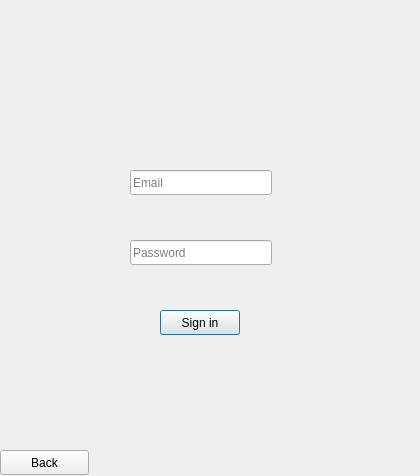
<?xml version="1.0" encoding="UTF-8"?>
<ui version="4.0">
 <class>AuthenticationWindow</class>
 <widget class="QDialog" name="AuthenticationWindow">
  <property name="geometry">
   <rect>
    <x>0</x>
    <y>0</y>
    <width>420</width>
    <height>476</height>
   </rect>
  </property>
  <property name="minimumSize">
   <size>
    <width>420</width>
    <height>476</height>
   </size>
  </property>
  <property name="maximumSize">
   <size>
    <width>420</width>
    <height>476</height>
   </size>
  </property>
  <property name="windowTitle">
   <string>authentication</string>
  </property>
  <widget class="QLineEdit" name="leEmail">
   <property name="geometry">
    <rect>
     <x>130</x>
     <y>170</y>
     <width>142</width>
     <height>25</height>
    </rect>
   </property>
   <property name="text">
    <string/>
   </property>
   <property name="placeholderText">
    <string>Email</string>
   </property>
  </widget>
  <widget class="QLineEdit" name="lePassword">
   <property name="geometry">
    <rect>
     <x>130</x>
     <y>240</y>
     <width>142</width>
     <height>25</height>
    </rect>
   </property>
   <property name="text">
    <string/>
   </property>
   <property name="placeholderText">
    <string>Password</string>
   </property>
  </widget>
  <widget class="QPushButton" name="pushButton">
   <property name="geometry">
    <rect>
     <x>160</x>
     <y>310</y>
     <width>80</width>
     <height>25</height>
    </rect>
   </property>
   <property name="text">
    <string>Sign in</string>
   </property>
  </widget>
  <widget class="QPushButton" name="btnBack">
   <property name="geometry">
    <rect>
     <x>0</x>
     <y>450</y>
     <width>89</width>
     <height>25</height>
    </rect>
   </property>
   <property name="text">
    <string>Back</string>
   </property>
  </widget>
 </widget>
 <resources/>
 <connections/>
</ui>
